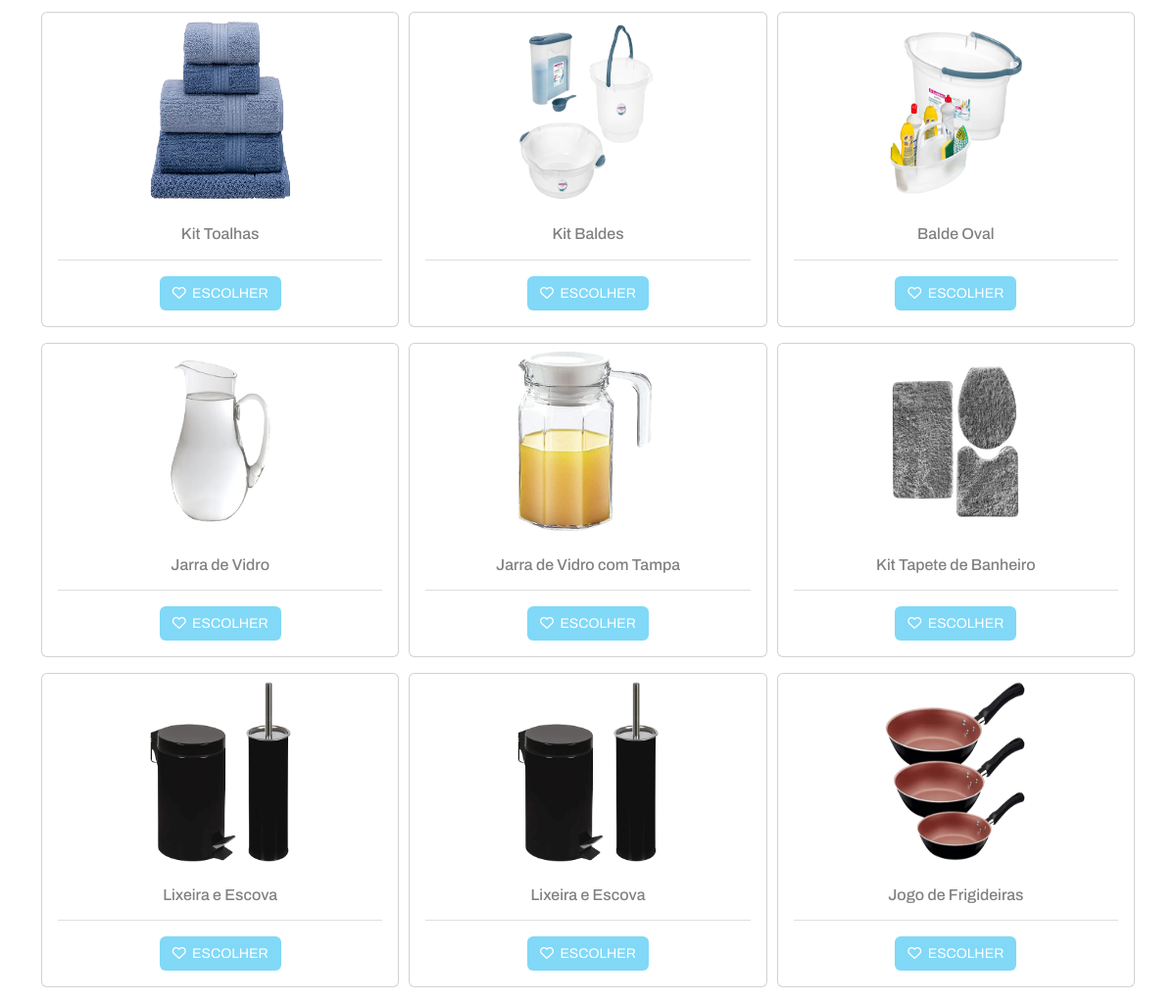
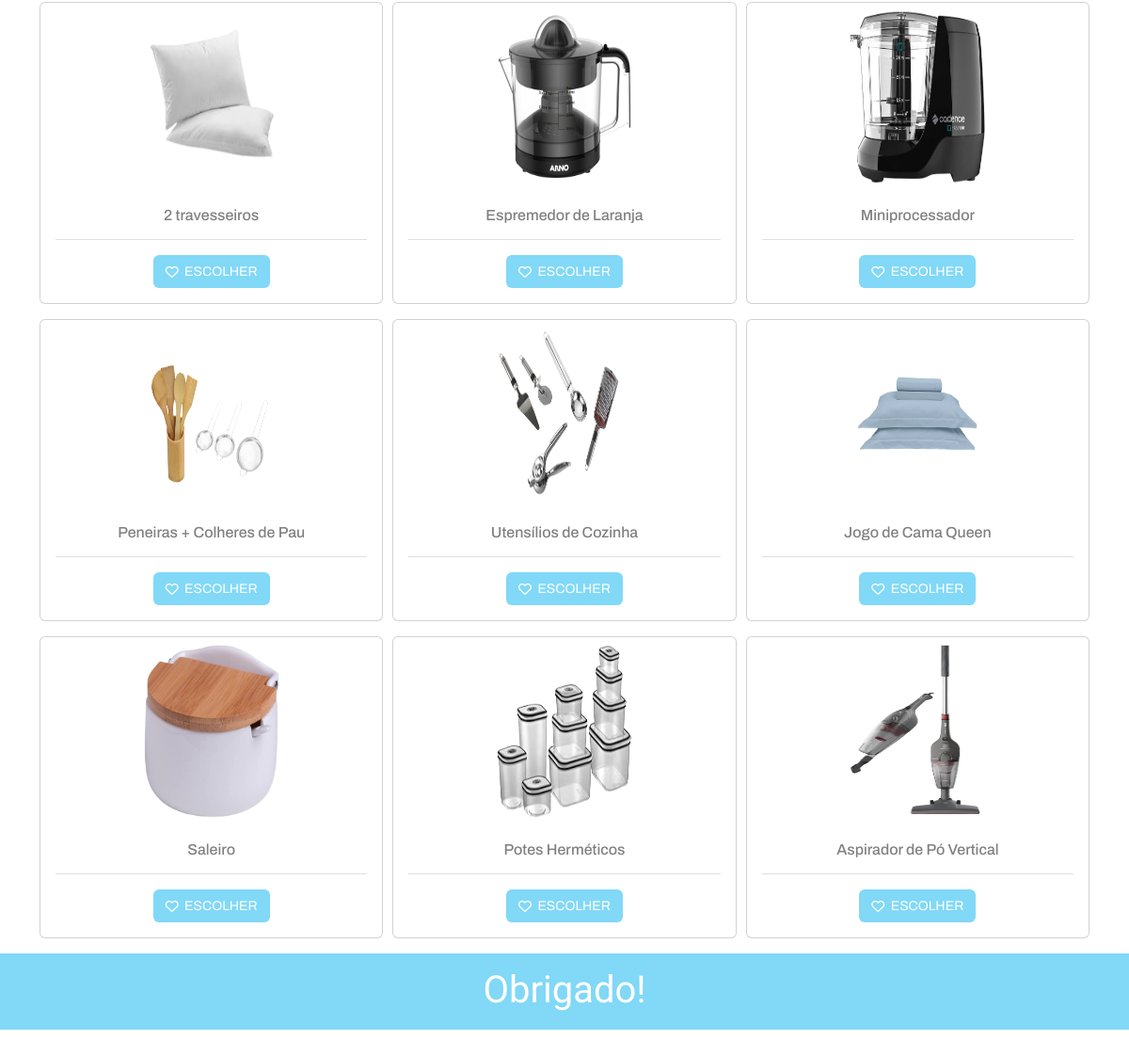
Before: / (lower part) with the older database file (2 pictures, top to bottom).
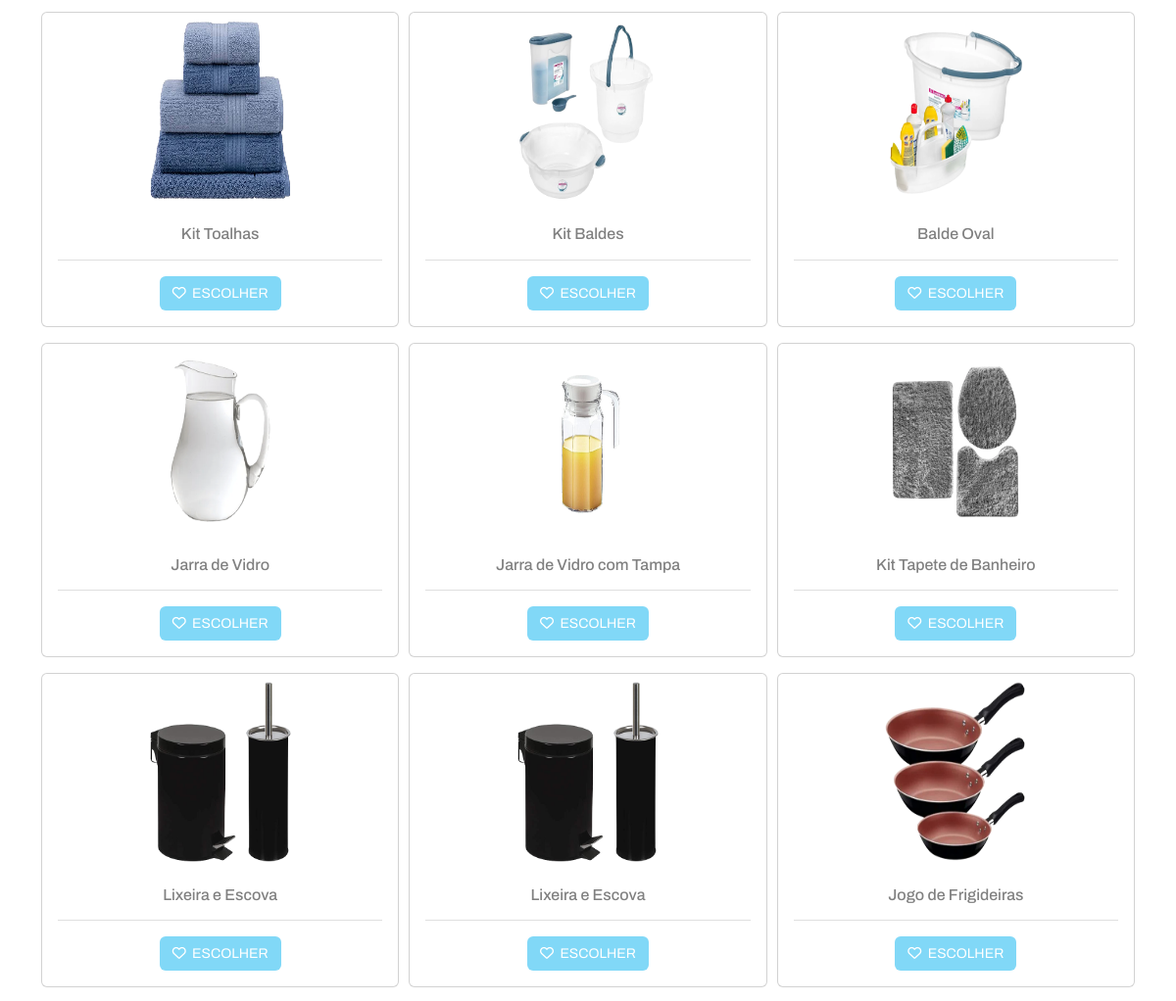
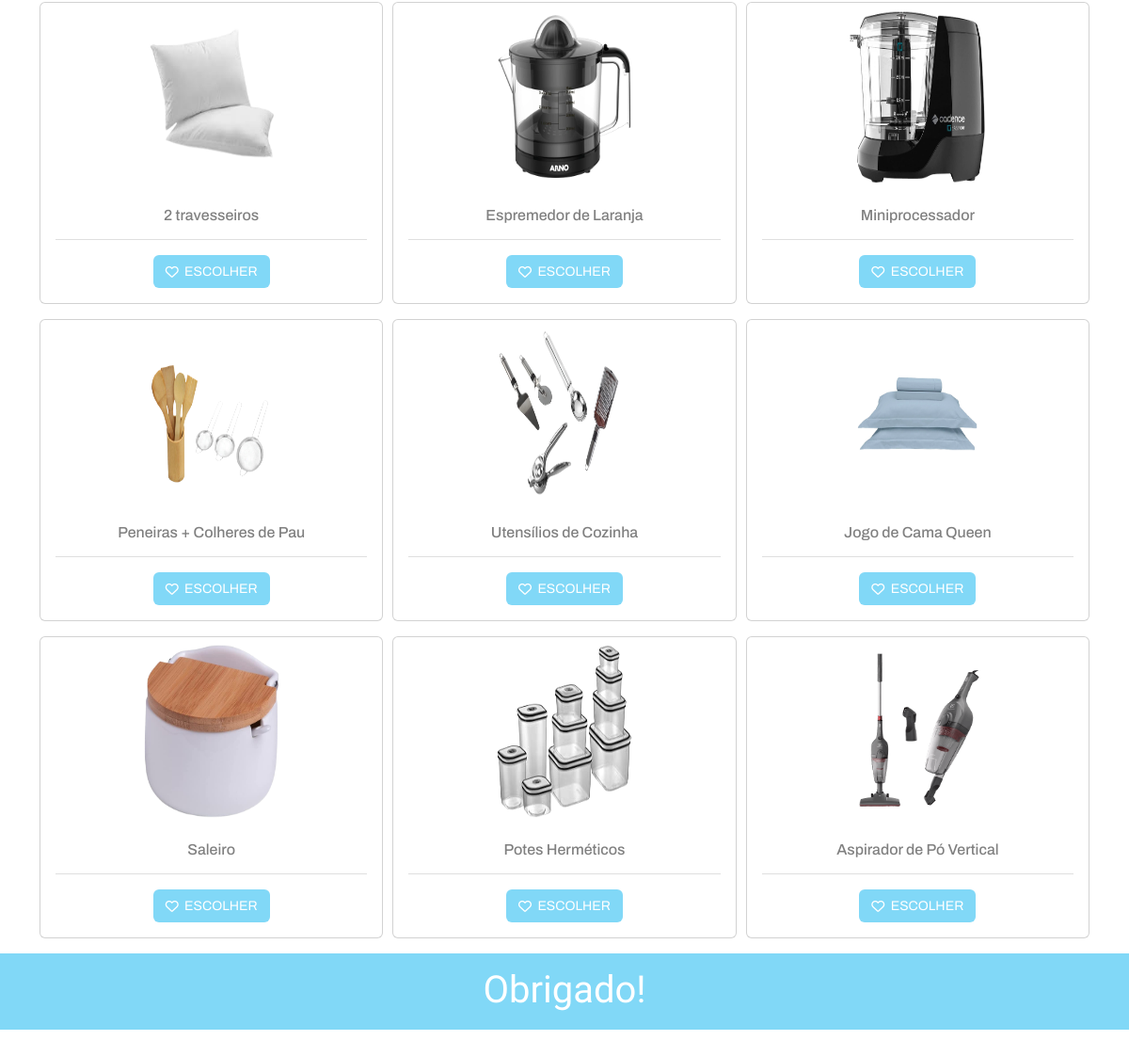
After: the same page with the newer database file (2 pictures, top to bottom).
### lista/models.py (models this page shows, shortened)
class Product(models.Model):
    name = models.CharField(max_length=100)
    description = models.CharField(max_length=100)
    status = models.BooleanField(default=True)
    imagem = models.ImageField(upload_to='upload/', null=True)
    guest_name = models.CharField(max_length=100, default="Convidado")
    guest_email = models.CharField(max_length=100, default="Convidado")
    in_stock_quantity = models.PositiveIntegerField(default=0)

### lista/views.py (the view, shortened to what this page needs)
# urls.py: path('', views.ProductListView.as_view(), name='list'),
class ProductListView(ListView):
    model = models.Product
    def get_queryset(self):
        if self.request.method == 'GET':
            product_id = self.request.GET.get('product_id', None)
            if product_id is not None:
                self.add_product(product_id)
        return models.Product.objects.all()

### lista/templates/lista/product_list.html (shortened to what this page needs)
{% load static %}
<!DOCTYPE html>
<html lang="en">
<head>
  <link href="https://cdn.jsdelivr.net/npm/bootstrap@5.2.3/dist/css/bootstrap.min.css" rel="stylesheet"
>
  <link rel="stylesheet" href="https://cdnjs.cloudflare.com/ajax/libs/font-awesome/6.3.0/css/all.min.css" />
  <link rel="stylesheet" type="text/css" href="{% static 'css/style.css' %}"/>
</head>
<body>
  <main>
    <div class="content">
   <div class="container">
    <div class="cards mb-3">
    {% for product in product_list %}
    <div class="card">
      <div class= "w-100 d-flex justify-content-center align-items-center div-img">
        <img src="media/{{product.imagem}}" width="200" height="200" class="card-img-top p-2" {% if product.status %} style="" {% else %} style="opacity:0.5;"  {% endif %}>
      </div>
      <div class="card-body" {% if product.status %} style="" {% else %} style="text-decoration: line-through;" {% endif %}>
        <h5 class="card-title" style="text-align:center;">{{ product.name }}</h5>
        <hr style="color: #808080;">
        <button href="{% url 'lista:product_update' id=product.id %}" class="open-incident btn choose"
          value="{{ product.id }}" data-toggle="modal" data-id="{{ product.id }}"
          data-popup-url="{% url 'lista:product_update' id=product.id %}" data-target="#exampleModal{{product.id}}"
          data-bs-toggle="modal" data-bs-target="#exampleModal{{product.id}}" {% if product.status %} style="" {% else %} disabled style="background-color:#808080;border: 1px solid #808080;" {% endif %}" ><p><i class="fa-regular fa-heart mr-2"></i> Escolher</p></button>
      </div>
    </div>
  {% endfor %}
</div>
</div>
</div>
</main>
  <footer>
    <h1>Obrigado!</h1>
  </footer>
</body>
</html>

### lista/static/css/style.css (style rules this page uses)
html, body, div, span, applet, object, iframe, h2, h3, h4, h5, h6, p, blockquote, pre, a, abbr, acronym, address, big, cite, code, del, dfn, em, img, ins, kbd, q, s, samp, small, strike, strong, sub, sup, tt, var, b, u, i, center, dl, dt, dd, ol, ul, li, fieldset, form, label, legend, table, caption, tbody, tfoot, thead, tr, th, td, article, aside, canvas, details, embed, figure, figcaption, footer, header, hgroup, menu, nav, output, ruby, section, summary, time, mark, audio, video { margin: 0; padding: 0; border: 0; font-size: 100%; vertical-align: baseline; }
html,body { height: 100%; overflow: hidden; color: #808080; font-family: 'Archivo', sans-serif; }
.overflow-show { overflow-y: scroll; overflow-x: hidden }
.content { min-height: 1000px; }
.div-img img { max-height: 15rem; width: 10rem; }
.cards { display: grid; grid-template-columns: repeat(4, 1fr); column-gap: 10px; row-gap: 1em; }
.card-body { text-align: center; }
.card-body .choose p { color: white; text-transform: uppercase; font-size: 14px; display: flex; justify-content: center; align-items: center; }
.card-body .choose, .save { background: #81D8F7; color: white; width: fit-content!important; }
.card-body .choose p i { margin-right: 0.4rem; }
footer { padding-left: 50px; padding-right: 50px; padding-top: 15px; padding-bottom: 10px; width: 100%; color: white; text-align: center; background-color: #81D8F7; font-weight: bold; font-family: 'Great Vibes', cursive; }
@media screen and (max-device-width: 1500px) { .cards { grid-template-columns: repeat(3, 1fr); } }

Changed rows visible on the page:
changed Product "Jarra de Vidro com Tampa": imagem: a different picture
changed Product "Aspirador de Pó Vertical": imagem: a different picture
